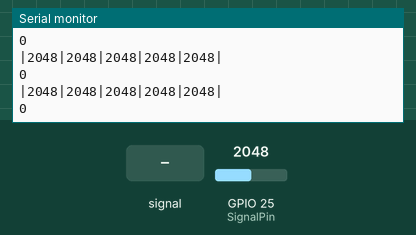
Recording of a sketch running on a simulated ESP32. Shown: the last lines printed to the serial monitor. The inputs (shaded band) are chosen by the test bench; at power-on: GPIO 25 (SignalPin) = 2048.

Above: at 1.2 s.
1.3 s: GPIO 25 (SignalPin) fed a 200 Hz sine of ±327 counts around its level
At 2.32 s:
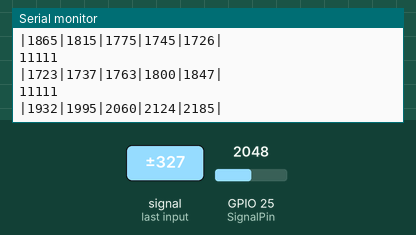
2.8 s: GPIO 25 (SignalPin) set to 1960
At 2.83 s:
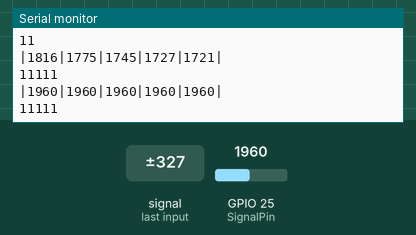
4.3 s: GPIO 25 (SignalPin) fed a 1000 Hz sine of ±1023 counts around its level
At 4.44 s:
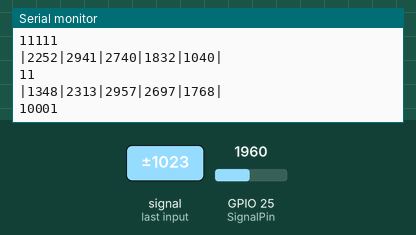
5.8 s: GPIO 25 (SignalPin) set to 2040
At 5.85 s:
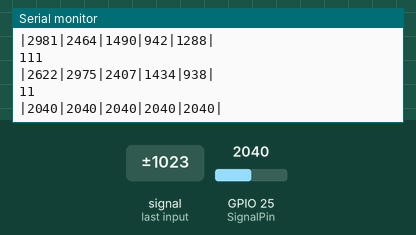
Timing chart, 0 to 8.3 s (numbered marks = the images above; inputs shaded):
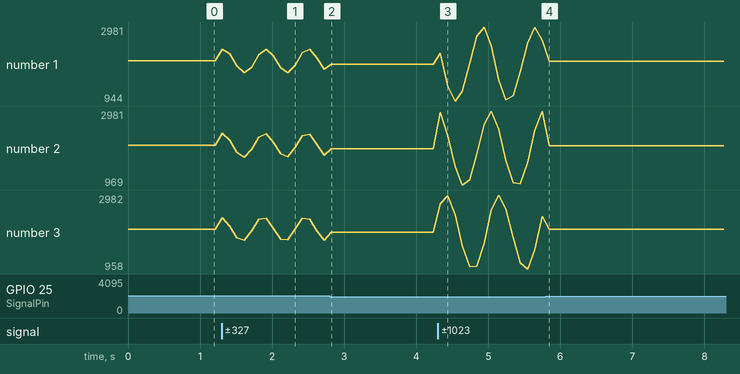

Measured:
- after the input at 1.3 s, the serial monitor: prints a new line at once (image 1)
- after the input at 2.8 s, the serial monitor: prints a new line at once (image 2)
- after the input at 4.3 s, the serial monitor: prints a new line at once (image 3)
- after the input at 5.8 s, the serial monitor: prints a new line after 0.05 s (image 4)
- plotted number 1: 2048 → 1816 after the input at 1.3 s, 1816 → 1960 after the input at 2.8 s, 1960 → 2622 after the input at 4.3 s, 2622 → 2040 after the input at 5.8 s
- plotted number 2: 2048 → 1775 after the input at 1.3 s, 1775 → 1960 after the input at 2.8 s, 1960 → 2975 after the input at 4.3 s, 2975 → 2040 after the input at 5.8 s
- plotted number 3: 2048 → 1745 after the input at 1.3 s, 1745 → 1960 after the input at 2.8 s, 1960 → 2407 after the input at 4.3 s, 2407 → 2040 after the input at 5.8 s

The sketch:

line-follower-sensor.ino
```cpp
#include "Pins.h"
#include "Sensor.h"

void setup() {
  Serial.begin(115200);
  sensorInit();
}

void loop() {
  readSensor();
  dataSensor = 0b00000;
  delay(100);
}
```

Sensor.h
```cpp
int sensorValue[5];
byte dataSensor = 0b00000;

void sensorInit() {
  pinMode(S0, OUTPUT);
  pinMode(S1, OUTPUT);
  pinMode(S2, OUTPUT);
  pinMode(S3, OUTPUT);
}

void setMuxChannel(int channel) {
  digitalWrite(S0, bitRead(channel, 0));
  digitalWrite(S1, bitRead(channel, 1));
  digitalWrite(S2, bitRead(channel, 2));
  digitalWrite(S3, bitRead(channel, 3));
}

void readSensor() {
  Serial.print("|");
  for (int i = 6; i < 11; i++) {
    setMuxChannel(i);
    sensorValue[i - 6] = analogRead(SignalPin);
    Serial.print(String(sensorValue[i - 6]));
    Serial.print("|");
    if (sensorValue[i - 6] < 2000) {
      dataSensor |= (0b10000 >> i - 6);
    }
  }
  Serial.println("");
  Serial.println(dataSensor, BIN);
}
```

Pins.h
```cpp
#define S0 14
#define S1 4
#define S2 2
#define S3 15
#define SignalPin 25
```
